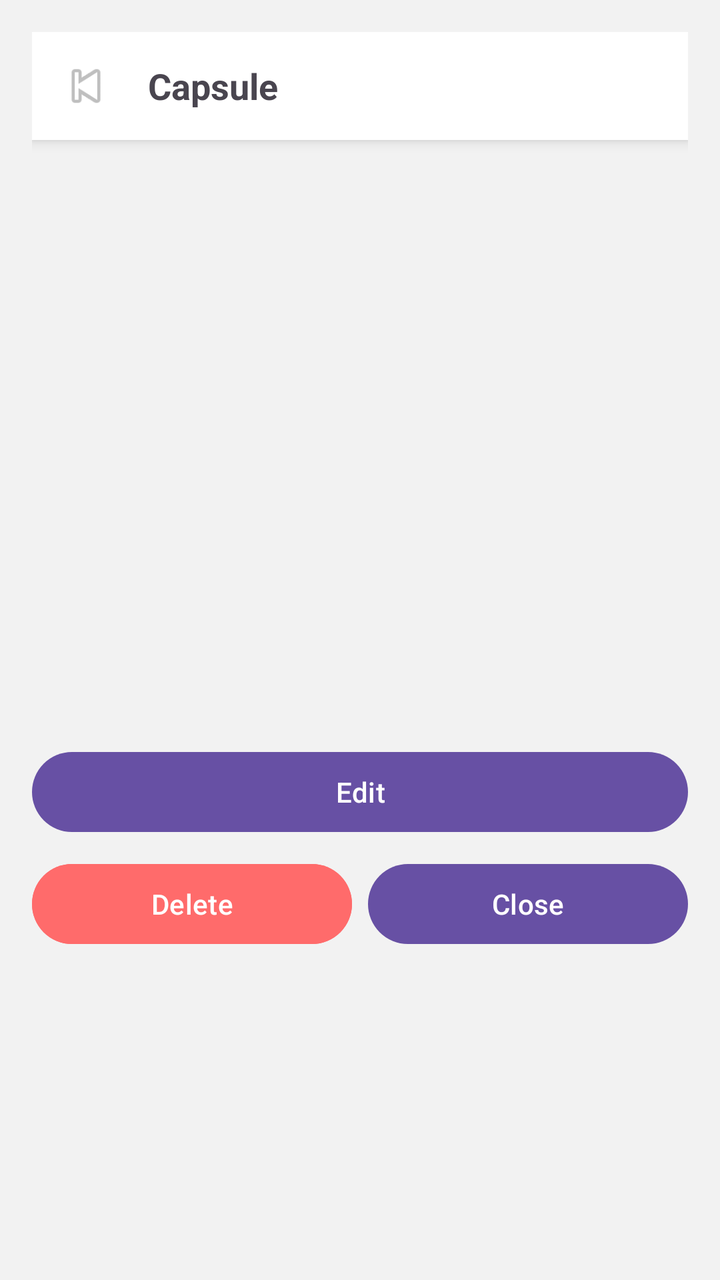
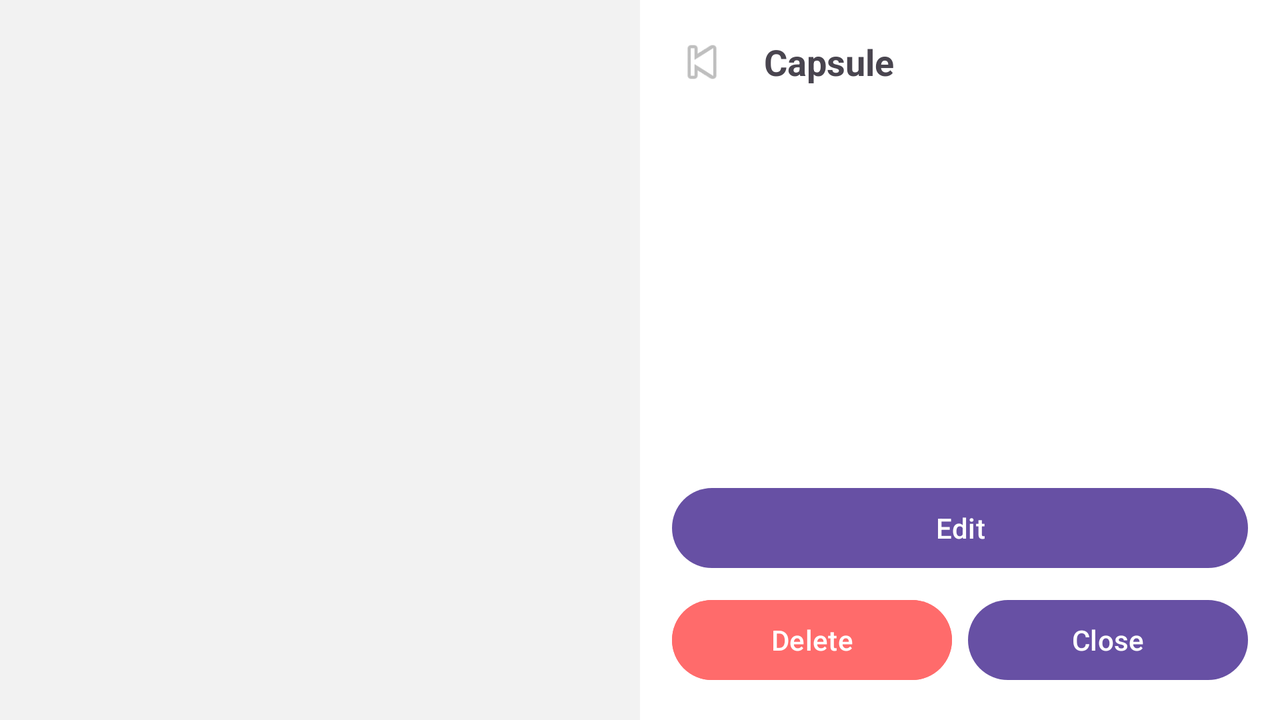

One screen, two layout resources from the same app: the default and the repository's alternative for another configuration. Each is rendered where Android would select it; the XML of both is given below.
<!-- AndroidManifest.xml: application theme Theme.MemoryLane2 -->
<!-- res/layout/activity_view_capsule.xml -->
<ScrollView xmlns:android="http://schemas.android.com/apk/res/android"
    android:layout_width="match_parent"
    android:layout_height="match_parent"
    android:background="#F2F2F2">

    <LinearLayout
        android:orientation="vertical"
        android:padding="16dp"
        android:layout_width="match_parent"
        android:layout_height="wrap_content">

        <LinearLayout
            android:orientation="horizontal"
            android:layout_width="match_parent"
            android:layout_height="wrap_content"
            android:background="#FFFFFF"
            android:padding="12dp"
            android:elevation="4dp">

            <ImageView
                android:id="@+id/backButton"
                android:layout_width="30dp"
                android:layout_height="30dp"
                android:src="@android:drawable/ic_media_previous"/>

            <TextView
                android:id="@+id/headerTitle"
                android:text="@string/capsule"
                android:textSize="18sp"
                android:textStyle="bold"
                android:layout_marginStart="16dp"
                android:layout_gravity="center_vertical"
                android:layout_width="wrap_content"
                android:layout_height="wrap_content"/>

        </LinearLayout>

        <TextView
            android:id="@+id/title"
            android:textSize="20sp"
            android:textStyle="bold"
            android:layout_marginTop="16dp"
            android:layout_width="wrap_content"
            android:layout_height="wrap_content"/>

        <TextView
            android:id="@+id/message"
            android:layout_marginTop="8dp"
            android:layout_width="wrap_content"
            android:layout_height="wrap_content"/>

        <ImageView
            android:id="@+id/image"
            android:layout_marginTop="16dp"
            android:layout_width="match_parent"
            android:layout_height="200dp"
            android:scaleType="centerCrop"/>

        <Button
            android:id="@+id/editButton"
            android:text="@string/edit"
            android:layout_marginTop="16dp"
            android:layout_width="match_parent"
            android:layout_height="wrap_content"/>

        <LinearLayout
            android:orientation="horizontal"
            android:layout_marginTop="8dp"
            android:layout_width="match_parent"
            android:layout_height="wrap_content">

            <Button
                android:id="@+id/deleteButton"
                android:text="@string/delete"
                android:layout_weight="1"
                android:layout_width="0dp"
                android:layout_height="wrap_content"
                android:backgroundTint="#FF6B6B"
                android:textColor="#FFFFFF"/>

            <Button
                android:id="@+id/closeButton"
                android:text="@string/close"
                android:layout_weight="1"
                android:layout_marginStart="8dp"
                android:layout_width="0dp"
                android:layout_height="wrap_content"/>

        </LinearLayout>

    </LinearLayout>

</ScrollView>
<!-- resources referenced by this layout -->
<resources>
  <string name="capsule">Capsule</string>
  <string name="close">Close</string>
  <string name="delete">Delete</string>
  <string name="edit">Edit</string>
  <style name="Theme.MemoryLane2" parent="Base.Theme.MemoryLane2" />
  <style name="Base.Theme.MemoryLane2" parent="Theme.Material3.DayNight.NoActionBar">
          
          
      </style>
</resources>
<!-- res/layout-land/activity_view_capsule.xml (the repository's variant of the layout above) -->
<!-- drawn on the phone turned sideways -->
<?xml version="1.0" encoding="utf-8"?>
<LinearLayout
    xmlns:android="http://schemas.android.com/apk/res/android"
    android:orientation="horizontal"
    android:layout_width="match_parent"
    android:layout_height="match_parent"
    android:background="#F2F2F2">

    <ImageView
        android:id="@+id/image"
        android:layout_width="0dp"
        android:layout_weight="1"
        android:layout_height="match_parent"
        android:scaleType="centerCrop"/>

    <LinearLayout
        android:orientation="vertical"
        android:layout_width="0dp"
        android:layout_weight="1"
        android:layout_height="match_parent"
        android:padding="16dp"
        android:background="#FFFFFF">

        <LinearLayout
            android:orientation="horizontal"
            android:layout_width="match_parent"
            android:layout_height="wrap_content">

            <ImageView
                android:id="@+id/backButton"
                android:layout_width="30dp"
                android:layout_height="30dp"
                android:src="@android:drawable/ic_media_previous"/>

            <TextView
                android:id="@+id/headerTitle"
                android:text="Capsule"
                android:textSize="18sp"
                android:textStyle="bold"
                android:layout_marginStart="16dp"
                android:layout_gravity="center_vertical"
                android:layout_width="wrap_content"
                android:layout_height="wrap_content"/>

        </LinearLayout>

        <TextView
            android:id="@+id/title"
            android:layout_width="match_parent"
            android:layout_height="wrap_content"
            android:textSize="20sp"
            android:textStyle="bold"
            android:layout_marginTop="16dp"
            android:maxLines="2"
            android:ellipsize="end"/>

        <TextView
            android:id="@+id/message"
            android:layout_width="match_parent"
            android:layout_height="wrap_content"
            android:layout_marginTop="8dp"
            android:maxLines="6"/>

        <View
            android:layout_width="match_parent"
            android:layout_height="0dp"
            android:layout_weight="1"/>

        <Button
            android:id="@+id/editButton"
            android:layout_width="match_parent"
            android:layout_height="wrap_content"
            android:text="Edit"/>

        <LinearLayout
            android:orientation="horizontal"
            android:layout_marginTop="8dp"
            android:layout_width="match_parent"
            android:layout_height="wrap_content">

            <Button
                android:id="@+id/deleteButton"
                android:layout_weight="1"
                android:layout_width="0dp"
                android:layout_height="wrap_content"
                android:text="Delete"
                android:backgroundTint="#FF6B6B"
                android:textColor="#FFFFFF"/>

            <Button
                android:id="@+id/closeButton"
                android:layout_weight="1"
                android:layout_marginStart="8dp"
                android:layout_width="0dp"
                android:layout_height="wrap_content"
                android:text="Close"/>

        </LinearLayout>

    </LinearLayout>

</LinearLayout>
<!-- resources referenced by the variant -->
<!-- as the phone turned sideways resolves them -->
<resources>
  <style name="Theme.MemoryLane2" parent="Base.Theme.MemoryLane2" />
  <style name="Base.Theme.MemoryLane2" parent="Theme.Material3.DayNight.NoActionBar">
          
          
      </style>
</resources>
